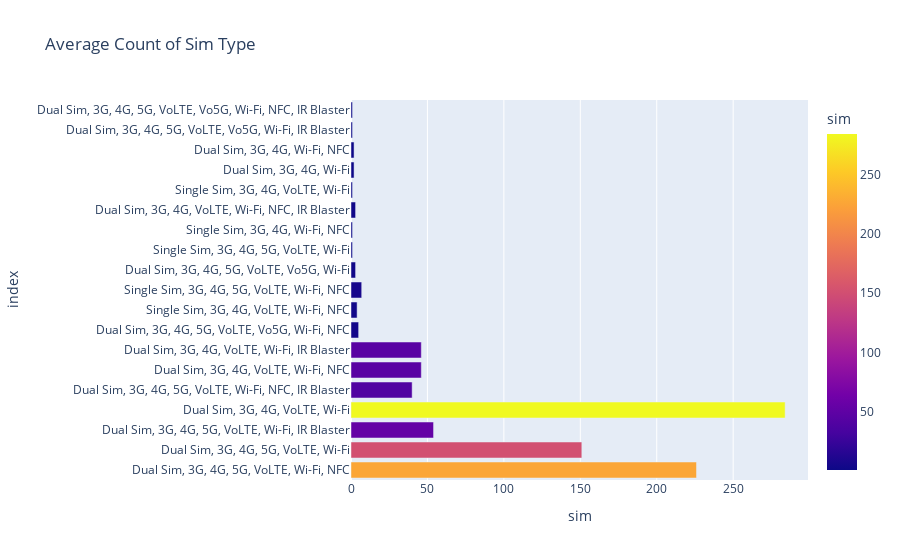

Notebook cell for this chart:
### Code cell
average_count = data['sim'].value_counts(sort=False)
fig = px.bar(average_count, x='sim', y = average_count.index, labels={'Mobile_Model': 'mobile_model', 'Name': 'Average Count of Sim Type'},
             title='Average Count of Sim Type', color = 'sim')
fig.show()

### Figure 1 — Plotly figure (JSON) as saved in the notebook; plotly's stock layout.template omitted (floating-point values rounded to 4 significant figures)
{"data": [{"alignmentgroup": "True", "hovertemplate": "sim=%{marker.color}<br>index=%{y}<extra></extra>", "legendgroup": "", "marker": {"color": [226, 151, 54, 284, 40, 46, 46, 5, 4, 7, 3, 1, 1, 3, 1, 2, 2, 1, 1], "coloraxis": "coloraxis", "pattern": {"shape": ""}}, "name": "", "offsetgroup": "", "orientation": "h", "showlegend": false, "textposition": "auto", "type": "bar", "x": [226, 151, 54, 284, 40, 46, 46, 5, 4, 7, 3, 1, 1, 3, 1, 2, 2, 1, 1], "xaxis": "x", "y": ["Dual Sim, 3G, 4G, 5G, VoLTE, Wi-Fi, NFC", "Dual Sim, 3G, 4G, 5G, VoLTE, Wi-Fi", "Dual Sim, 3G, 4G, 5G, VoLTE, Wi-Fi, IR Blaster", "Dual Sim, 3G, 4G, VoLTE, Wi-Fi", "Dual Sim, 3G, 4G, 5G, VoLTE, Wi-Fi, NFC, IR Blaster", "Dual Sim, 3G, 4G, VoLTE, Wi-Fi, NFC", "Dual Sim, 3G, 4G, VoLTE, Wi-Fi, IR Blaster", "Dual Sim, 3G, 4G, 5G, VoLTE, Vo5G, Wi-Fi, NFC", "Single Sim, 3G, 4G, VoLTE, Wi-Fi, NFC", "Single Sim, 3G, 4G, 5G, VoLTE, Wi-Fi, NFC", "Dual Sim, 3G, 4G, 5G, VoLTE, Vo5G, Wi-Fi", "Single Sim, 3G, 4G, 5G, VoLTE, Wi-Fi", "Single Sim, 3G, 4G, Wi-Fi, NFC", "Dual Sim, 3G, 4G, VoLTE, Wi-Fi, NFC, IR Blaster", "Single Sim, 3G, 4G, VoLTE, Wi-Fi", "Dual Sim, 3G, 4G, Wi-Fi", "Dual Sim, 3G, 4G, Wi-Fi, NFC", "Dual Sim, 3G, 4G, 5G, VoLTE, Vo5G, Wi-Fi, IR Blaster", "Dual Sim, 3G, 4G, 5G, VoLTE, Vo5G, Wi-Fi, NFC, IR Blaster"], "yaxis": "y"}], "layout": {"barmode": "relative", "coloraxis": {"colorbar": {"title": {"text": "sim"}}, "colorscale": [[0, "#0d0887"], [0.1111, "#46039f"], [0.2222, "#7201a8"], [0.3333, "#9c179e"], [0.4444, "#bd3786"], [0.5556, "#d8576b"], [0.6667, "#ed7953"], [0.7778, "#fb9f3a"], [0.8889, "#fdca26"], [1, "#f0f921"]]}, "legend": {"tracegroupgap": 0}, "title": {"text": "Average Count of Sim Type"}, "xaxis": {"anchor": "y", "domain": [0, 1], "title": {"text": "sim"}}, "yaxis": {"anchor": "x", "domain": [0, 1], "title": {"text": "index"}}}}
